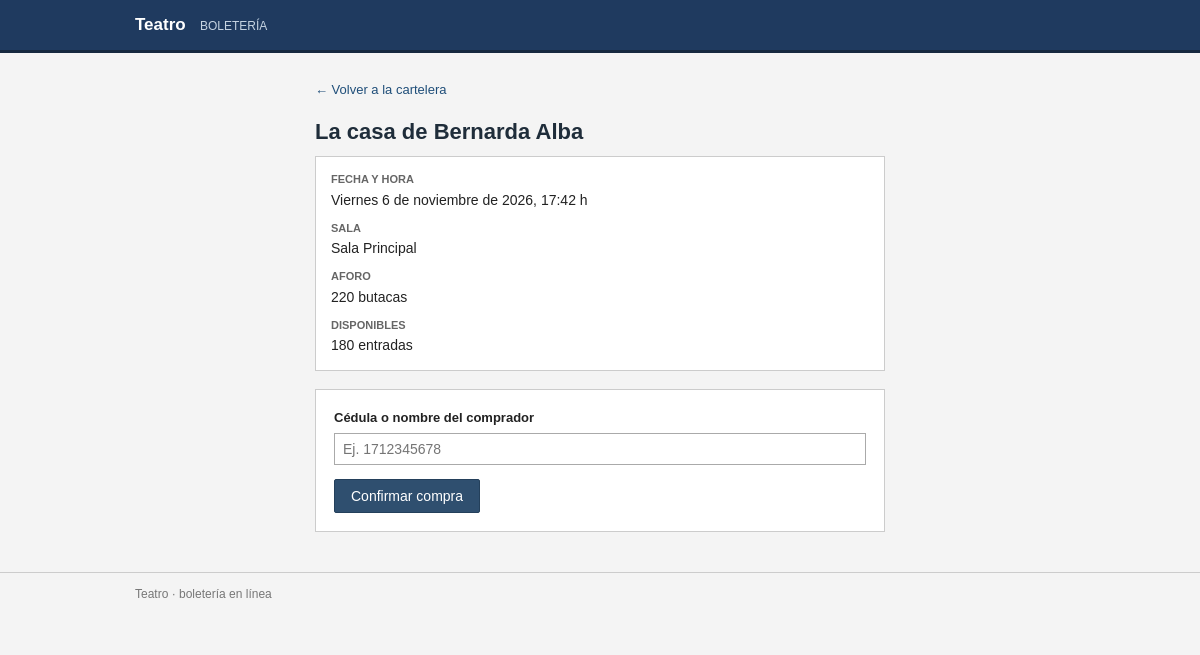
Screenshot of /comprar.php?id=1 with the database file from the repository.
### tables this page shows
CREATE TABLE obra (
    cod_obra    INT AUTO_INCREMENT PRIMARY KEY,
    nombre      VARCHAR(120) NOT NULL,
    fecha_obra  DATETIME NOT NULL,
    aforo       INT NOT NULL,
    disponibles INT NOT NULL,
    sala        VARCHAR(60) NOT NULL
);

### conexion.php (called while the page is built, shortened)
<?php
function h(?string $valor): string
{
    return htmlspecialchars((string) $valor, ENT_QUOTES, 'UTF-8');
}
function fechaLarga(string $fecha): string
{
    $dias = ['domingo', 'lunes', 'martes', 'miércoles', 'jueves', 'viernes', 'sábado'];
    $meses = [
        'enero', 'febrero', 'marzo', 'abril', 'mayo', 'junio',
        'julio', 'agosto', 'septiembre', 'octubre', 'noviembre', 'diciembre',
    ];
    $momento = new DateTime($fecha);
    $texto = sprintf(
        '%s %d de %s de %s, %s h',
        $dias[(int) $momento->format('w')],
        (int) $momento->format('j'),
        $meses[(int) $momento->format('n') - 1],
        $momento->format('Y'),
        $momento->format('H:i')
    );
    return ucfirst($texto);
}

### comprar.php (the view, shortened to what this page needs)
<?php
require __DIR__ . '/conexion.php';
$obraId = (int) ($_POST['cod_obra'] ?? $_GET['id'] ?? 0);
$obra = null;
$comprador = '';
$numeroVenta = null;
if ($obraId > 0) {
    $stmt = $pdo->prepare(
        'SELECT cod_obra, nombre, fecha_obra, aforo, disponibles, sala FROM obra WHERE cod_obra = ?'
    );
    $stmt->execute([$obraId]);
    $obra = $stmt->fetch() ?: null;
}
?>
<!DOCTYPE html>
<html lang="es">
<head>
    <link rel="stylesheet" href="css/style.css">
</head>
<body>
    <header class="barra">
        <div class="contenedor">
            <span class="marca">Teatro</span>
            <span class="seccion">Boletería</span>
        </div>
    </header>
    <main class="contenedor angosto">
        <a class="volver" href="index.php">&larr; Volver a la cartelera</a>
        <?php if ($numeroVenta !== null): ?>
            <section class="confirmacion">
                <h1>¡Compra realizada con éxito!</h1>
                <p>Su número de entrada es:</p>
                <p class="entrada">#<?= $numeroVenta ?></p>
                <ul class="resumen">
                    <li><strong>Obra:</strong> <?= h($obra['nombre']) ?></li>
                    <li><strong>Función:</strong> <?= h(fechaLarga($obra['fecha_obra'])) ?></li>
                    <li><strong>Sala:</strong> <?= h($obra['sala']) ?></li>
                    <li><strong>Comprador:</strong> <?= h($comprador) ?></li>
                </ul>
                <p class="nota">Conserve este número: lo necesitará para ingresar a la sala.</p>
                <a class="boton" href="index.php">Volver a la cartelera</a>
            </section>
        <?php elseif ($obra === null): ?>
            <p class="aviso aviso-error">La función solicitada no existe o fue retirada de la cartelera.</p>
        <?php else: ?>
            <h1><?= h($obra['nombre']) ?></h1>
            <dl class="detalles detalles-ficha">
                <div>
                    <dt>Fecha y hora</dt>
                    <dd><?= h(fechaLarga($obra['fecha_obra'])) ?></dd>
                </div>
                <div>
                    <dt>Sala</dt>
                    <dd><?= h($obra['sala']) ?></dd>
                </div>
                <div>
                    <dt>Aforo</dt>
                    <dd><?= (int) $obra['aforo'] ?> butacas</dd>
                </div>
                <div>
                    <dt>Disponibles</dt>
                    <dd><?= (int) $obra['disponibles'] ?> entradas</dd>
                </div>
            </dl>
            <?php if ((int) $obra['disponibles'] > 0): ?>
                <form class="formulario" method="post" action="comprar.php">
                    <label for="comprador">Cédula o nombre del comprador</label>
                    <input
                        type="text"
                        id="comprador"
                        name="comprador"
                        value="<?= h($comprador) ?>"
                        maxlength="80"
                        placeholder="Ej. 1712345678"
                        autocomplete="off"
                        required>
                    <button class="boton" type="submit">Confirmar compra</button>
                </form>
            <?php else: ?>
                <p class="aviso">Las entradas para esta función están agotadas.</p>
            <?php endif; ?>
        <?php endif; ?>
    </main>
    <footer class="pie">
        <div class="contenedor">Teatro &middot; boletería en línea</div>
    </footer>
</body>
</html>

### css/style.css (style rules this page uses)
body { margin: 0; padding: 0; background: #f4f4f4; color: #222; font-family: Arial, Helvetica, sans-serif; font-size: 15px; line-height: 1.5; }
a { color: #1f4e79; }
h1 { font-size: 22px; font-weight: bold; color: #1f2d3a; margin: 0 0 8px 0; }
.contenedor { width: 100%; max-width: 960px; margin: 0 auto; padding: 0 15px; box-sizing: border-box; }
.angosto { max-width: 600px; }
.barra { background: #1f3a5f; border-bottom: 3px solid #16293f; }
.barra .contenedor { padding-top: 12px; padding-bottom: 12px; }
.marca { color: #fff; font-size: 17px; font-weight: bold; }
.seccion { color: #c6d4e2; font-size: 12px; text-transform: uppercase; margin-left: 10px; }
main.contenedor { padding-top: 25px; padding-bottom: 40px; }
.detalles { margin: 0 0 15px 0; }
.detalles div { margin-bottom: 9px; }
.detalles div:last-child { margin-bottom: 0; }
.detalles dt { font-size: 11px; font-weight: bold; color: #666; text-transform: uppercase; }
.detalles dd { font-size: 14px; margin: 2px 0 0 0; }
.detalles-ficha { background: #fff; border: 1px solid #ccc; padding: 14px 15px; margin-bottom: 18px; }
.boton { display: inline-block; background: #2f4f6f; border: 1px solid #24405b; border-radius: 2px; color: #fff; font-family: inherit; font-size: 14px; padding: 8px 16px; text-align: center; text-decoration: none; cursor: pointer; }
.volver { display: inline-block; font-size: 13px; margin-bottom: 16px; text-decoration: none; }
.formulario { background: #fff; border: 1px solid #ccc; padding: 18px; margin-top: 5px; }
.formulario label { display: block; font-weight: bold; font-size: 13px; margin-bottom: 5px; }
.formulario input[type="text"] { width: 100%; box-sizing: border-box; border: 1px solid #aaa; background: #fff; font-family: inherit; font-size: 14px; padding: 7px 8px; margin-bottom: 14px; }
.pie { border-top: 1px solid #ccc; color: #777; font-size: 12px; padding-top: 12px; padding-bottom: 25px; }

### rows the page displays
obra: nombre "La casa de Bernarda Alba", fecha_obra "Viernes 6 de noviembre de 2026, 17:42 h", sala "Sala Principal", aforo "220", disponibles "180"
